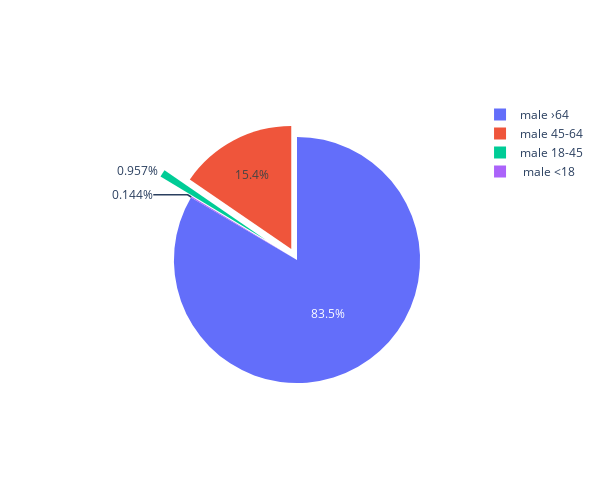

Notebook source saved alongside this figure:
### Code cell
fig = go.Figure(data=[go.Pie(labels=male.columns[5:],values=male.iloc[0,5:],pull=[0,0.3,0.1,0])])
fig.update_layout(autosize=False,width=600,height=500)
fig.show()

### Figure 1 — Plotly figure (JSON) as saved in the notebook; plotly's stock layout.template omitted (floating-point values rounded to 4 significant figures)
{"data": [{"labels": [" male <18", "male 18-45", "male 45-64", "male ›64"], "pull": [0, 0.3, 0.1, 0], "type": "pie", "values": [2.033, 13.55, 218.3, 1182.0]}], "layout": {"autosize": false, "height": 500, "width": 600}}
